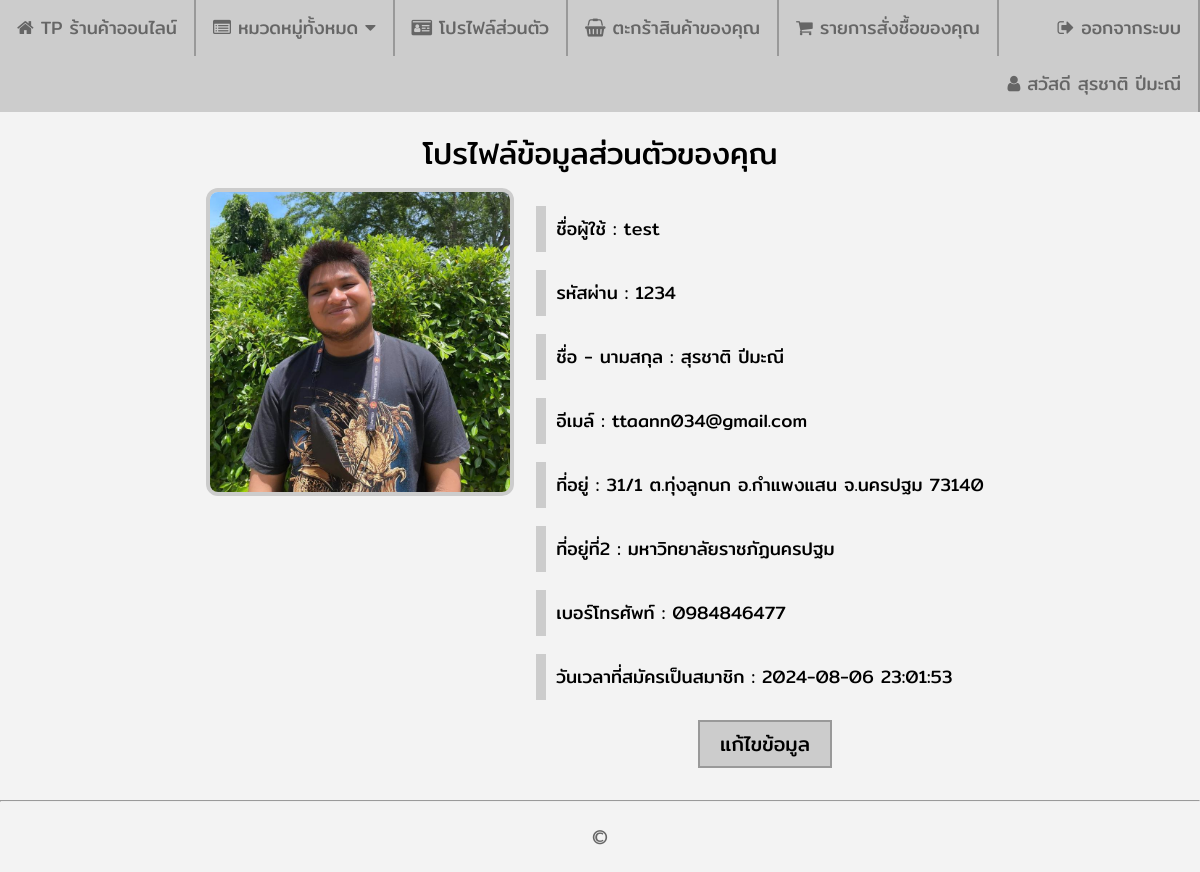
The app's page /profile.php (signed in) with its own data.
### tables this page shows
CREATE TABLE `member` (
  `member_id` int(10) NOT NULL,
  `member_username` varchar(30) NOT NULL,
  `member_password` varchar(30) NOT NULL,
  `member_name` varchar(100) NOT NULL,
  `member_email` varchar(100) NOT NULL,
  `member_address` text NOT NULL,
  `member_address2` text NOT NULL,
  `member_tel` varchar(10) NOT NULL,
  `member_img` text NOT NULL,
  `member_date` datetime NOT NULL,
  `member_level` enum('user','admin') NOT NULL DEFAULT 'user'
);

### profile.php (the view, shortened to what this page needs)
<?php
    require_once('connections/mysqli.php');
    $strSQL2 = "SELECT * FROM member WHERE member_username = '".$_SESSION['member_username']."' ";
    $objQuery2 = mysqli_query($Connection,$strSQL2);
    $objResult2 = mysqli_fetch_array($objQuery2,MYSQLI_ASSOC);
?>
<!DOCTYPE html>
<html lang="en">
<head>
  <link rel="stylesheet" href="https://cdnjs.cloudflare.com/ajax/libs/font-awesome/4.7.0/css/font-awesome.min.css">
  <link rel="stylesheet" type="text/css" href="assets/css/body.css">
  <link rel="stylesheet" type="text/css" href="assets/css/navigationbar.css">
  <link rel="stylesheet" type="text/css" href="assets/css/shop.css">
</head>
<body>
  <?php include 'includes/navbar.php';?>
  <div class="shop_div_2">
    <span class="shop_span_7">โปรไฟล์ข้อมูลส่วนตัวของคุณ</span>
    <table align="center" cellpadding="10">
      <tr>
        <td valign="top">
          <img src="images/member/<?php echo $objResult2["member_img"];?>" class="shop_img_1" width="300px" height="300px">
        </td>
        <td align="left" valign="top">
          <p class="shop_p_3">ชื่อผู้ใช้ : <?php echo $objResult2["member_username"]; ?></p>
          <p class="shop_p_3">รหัสผ่าน : <?php echo $objResult2["member_password"]; ?></p>
          <p class="shop_p_3">ชื่อ - นามสกุล : <?php echo $objResult2["member_name"]; ?></p>
          <p class="shop_p_3">อีเมล์ : <?php echo $objResult2["member_email"]; ?></p>
          <p class="shop_p_3">ที่อยู่ : <?php echo nl2br($objResult2["member_address"]); ?></p>
          <p class="shop_p_3">ที่อยู่ที่2 : <?php echo nl2br($objResult2["member_address2"]); ?></p>
          <p class="shop_p_3">เบอร์โทรศัพท์ : <?php echo $objResult2["member_tel"]; ?></p>
          <p class="shop_p_3">วันเวลาที่สมัครเป็นสมาชิก : <?php echo $objResult2["member_date"]; ?></p>
          <div class="shop_div_4">
            <a href="profile_edit.php"><button class="shop_button_2">แก้ไขข้อมูล</button></a>
          </div>
        </td>
      </tr>
    </table>
  </div>
  <hr>
  <?php include 'includes/footer.php';?>
</body>
</html>

### assets/css/body.css (style rules this page uses)
body { font-family: mitrregular; background-color: #f3f3f3; margin-left: 0px; margin-top: 0px; margin-right: 0px; margin-bottom: 0px; }

### assets/css/shop.css (style rules this page uses)
div.shop_div_2 { display: block; margin: auto; margin-top: 20px; margin-bottom: 20px; text-align: center; }
div.shop_div_4 { display: block; margin: auto; margin-top: 20px; text-align: center; }
span.shop_span_7 { display: block; color: #000; font-size: 30px; }
img.shop_img_1 { border: 4px solid #CCC; border-radius: 12px; }
p.shop_p_3 { display: block; border-left: 10px solid #CCC; padding: 10px; font-size: 18px; }
button.shop_button_2 { font-family: mitrregular; background-color: #CCC; border: 2px solid #999; color: #000; padding: 7px 20px; text-align: center; text-decoration: none; font-size: 20px; -webkit-transition-duration: 0.4s; transition-duration: 0.4s; cursor: pointer; }

### records on screen
member: member_img (picture), member_username "test", member_password "1234", member_name "สุรชาติ ปีมะณี", member_email "ttaann034@gmail.com", member_address "31/1 ต.ทุ่งลูกนก อ.กำแพงแสน จ.นครปฐม 73140", member_address2 "มหาวิทยาลัยราชภัฏนครปฐม", member_tel "0984846477", member_date "2024-08-06 23:01:53"

### other values on screen
$_SESSION["member_name"] "สุรชาติ ปีมะณี"
